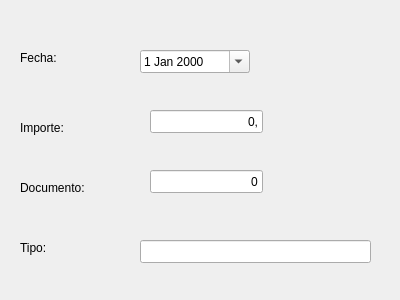
<?xml version="1.0" encoding="UTF-8"?>
<ui version="4.0">
 <class>FrmClientesEntregas</class>
 <widget class="QDialog" name="FrmClientesEntregas">
  <property name="geometry">
   <rect>
    <x>0</x>
    <y>0</y>
    <width>400</width>
    <height>300</height>
   </rect>
  </property>
  <property name="windowTitle">
   <string>Dialog</string>
  </property>
  <widget class="QLabel" name="label_2">
   <property name="geometry">
    <rect>
     <x>20</x>
     <y>50</y>
     <width>54</width>
     <height>15</height>
    </rect>
   </property>
   <property name="text">
    <string>Fecha:</string>
   </property>
  </widget>
  <widget class="QLabel" name="label_3">
   <property name="geometry">
    <rect>
     <x>20</x>
     <y>120</y>
     <width>54</width>
     <height>15</height>
    </rect>
   </property>
   <property name="text">
    <string>Importe:</string>
   </property>
  </widget>
  <widget class="QLabel" name="label_4">
   <property name="geometry">
    <rect>
     <x>20</x>
     <y>180</y>
     <width>71</width>
     <height>16</height>
    </rect>
   </property>
   <property name="text">
    <string>Documento:</string>
   </property>
  </widget>
  <widget class="QLabel" name="label_5">
   <property name="geometry">
    <rect>
     <x>20</x>
     <y>240</y>
     <width>41</width>
     <height>16</height>
    </rect>
   </property>
   <property name="text">
    <string>Tipo:</string>
   </property>
  </widget>
  <widget class="QLineEdit" name="txtrImporte">
   <property name="geometry">
    <rect>
     <x>150</x>
     <y>110</y>
     <width>113</width>
     <height>23</height>
    </rect>
   </property>
   <property name="text">
    <string>0,</string>
   </property>
   <property name="alignment">
    <set>Qt::AlignRight|Qt::AlignTrailing|Qt::AlignVCenter</set>
   </property>
  </widget>
  <widget class="QDateEdit" name="txtdFecha">
   <property name="geometry">
    <rect>
     <x>140</x>
     <y>50</y>
     <width>110</width>
     <height>23</height>
    </rect>
   </property>
   <property name="calendarPopup">
    <bool>true</bool>
   </property>
  </widget>
  <widget class="QLineEdit" name="txtnDocumento">
   <property name="geometry">
    <rect>
     <x>150</x>
     <y>170</y>
     <width>113</width>
     <height>23</height>
    </rect>
   </property>
   <property name="text">
    <string>0</string>
   </property>
   <property name="alignment">
    <set>Qt::AlignRight|Qt::AlignTrailing|Qt::AlignVCenter</set>
   </property>
  </widget>
  <widget class="QLineEdit" name="txtcTipo">
   <property name="geometry">
    <rect>
     <x>140</x>
     <y>240</y>
     <width>231</width>
     <height>23</height>
    </rect>
   </property>
  </widget>
 </widget>
 <resources/>
 <connections/>
</ui>
